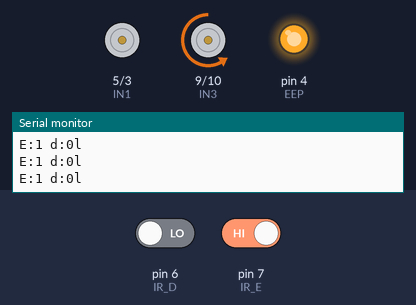
Bench run of a sketch on a simulated Arduino Uno, built with avr-gcc and run on an emulated ATmega328P. Shown: motor-driver pin pairs drawn as motors (green arrow = first pin HIGH = forward, orange = second pin HIGH = backward, longer = more drive), output pins drawn as LEDs (lit = HIGH), the last lines printed to the serial monitor. Inputs (shaded band) come from the test bench; at power-on: pin 6 (IR_D) LOW, pin 7 (IR_E) HIGH.

Above: at 1.2 s.
1.3 s: pin 6 (IR_D) driven HIGH
At 1.7 s:
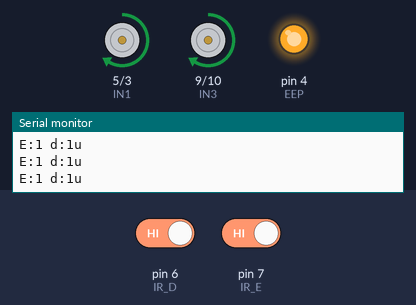
2.8 s: pin 7 (IR_E) driven LOW
At 4.0 s:
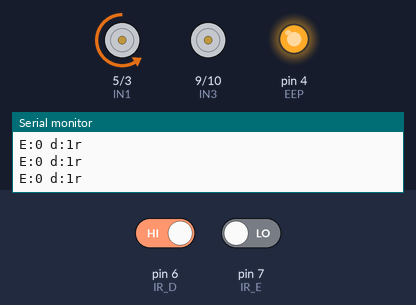
Timing chart, 0 to 5.8 s (numbered marks = the images above; inputs shaded):
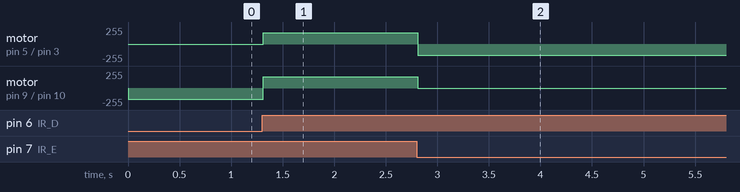

The sketch:

ir.ino
```cpp
//SENSOR
const int IR_D = 6;
const int IR_E = 7;

//MOTOR DRETA
const int IN1 = 5;
const int IN2 = 3;

//MOTOR ESQUERRA
const int IN3 = 9;
const int IN4 = 10;

//ON/OFF
const int EEP = 4;

void setup(){
//PIN DEL MOTORS --> SORTIDA
pinMode(IN1, OUTPUT);
pinMode(IN2, OUTPUT);
pinMode(IN3, OUTPUT);
pinMode(IN4, OUTPUT);
pinMode(EEP, OUTPUT);

//PIN DEL SENSOR --> ENTRADA
pinMode(IR_D, INPUT);
pinMode(IR_E, INPUT);
//DRIVER --> ON
digitalWrite(EEP, HIGH);

Serial.begin(9600);

}
int velocidad = 170;

void up(){
//motro dreta
analogWrite(IN1, velocidad);
analogWrite(IN2, 0);
//motor esquerra
analogWrite(IN3, velocidad);
analogWrite(IN4, 0);
}

void down(){
//motro dreta
analogWrite(IN1, 0);
analogWrite(IN2, velocidad);
//motor esquerra
analogWrite(IN3, 0);
analogWrite(IN4, velocidad);
}

void right(){
//motro dreta
analogWrite(IN1, 0);
analogWrite(IN2, velocidad);
//motor esquerra
analogWrite(IN3, 0);
analogWrite(IN4, 0);

}
void left(){
//motro dreta
analogWrite(IN1, 0);
analogWrite(IN2, 0);
//motro izquierda
analogWrite(IN3, 0);
analogWrite(IN4, velocidad);
}

void stop(){
//motro dreta
analogWrite(IN1, 0);
analogWrite(IN2, 0);
//motor esquerra
analogWrite(IN3, 0);
analogWrite(IN4, 0);
}

void loop(){
int VALOR_D = digitalRead(IR_D);
int VALOR_E = digitalRead(IR_E);

Serial.print("E:");
Serial.print(VALOR_E);
Serial.print(" d:");
Serial.print(VALOR_D);

if (VALOR_D > VALOR_E){

  right();
  Serial.println("r");
}else if (VALOR_D < VALOR_E){
  left();
  Serial.println("l");
}else{
  up();
  Serial.println("u");
  }
}
```

Measured:
- after the input at 1.3 s, motor on pin 5 (IN1) / pin 3 (IN2): stopped → forward 170/255 at once; motor on pin 9 (IN3) / pin 10 (IN4): backward 170/255 → forward 170/255 at once
- after the input at 2.8 s, motor on pin 5 (IN1) / pin 3 (IN2): forward 170/255 → backward 170/255 at once; motor on pin 9 (IN3) / pin 10 (IN4): forward 170/255 → stopped at once
